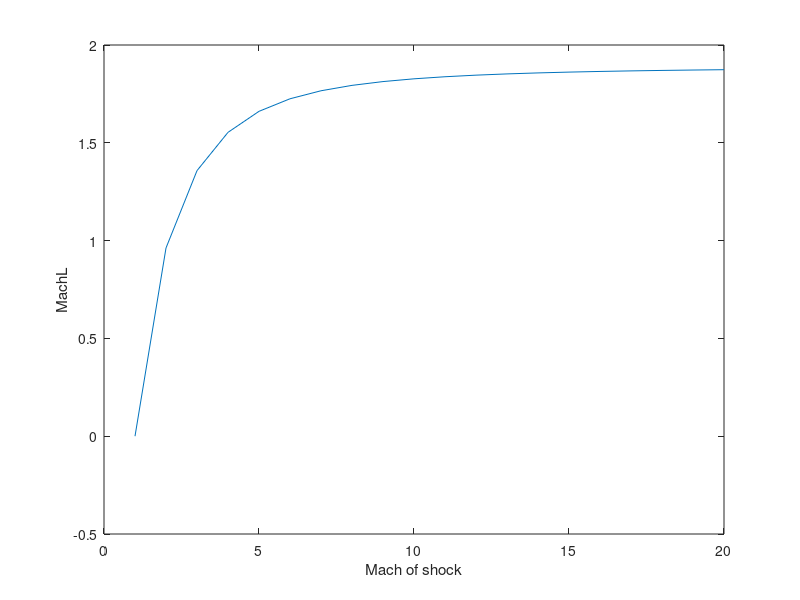

Write the MATLAB code that produced this figure.
rhoR=1.225;
pR=1.01325e+5;
uR=0;
MachShock= 1:1:20

gamma=1.4;
Rs=287;
soundSpeedR=sqrt(gamma*pR/rhoR);
MachR=uR/soundSpeedR;
TempR=soundSpeedR^2/(gamma*Rs)-273.15;
%TempR=pR/(rhoR*Rs)-273.15;

shockSpeed = MachShock * sqrt(gamma*pR/rhoR);
rhoL = (rhoR*(shockSpeed-uR)).^2 * (1+gamma) ./ ( rhoR*(shockSpeed-uR).^2 * (gamma-1) + 2*pR*gamma);
pL   = (pR*(1-gamma)+2*rhoR*(shockSpeed-uR) .^ 2) / (1+gamma)
uL   = ( rhoR*(shockSpeed-uR) .* (2*shockSpeed + uR*(gamma-1)) - 2*pR*gamma ) ./ (rhoR * (shockSpeed-uR) * (1+gamma))

soundSpeedL=sqrt(gamma*pL ./ rhoL);
MachL=uL ./ soundSpeedL
TempL=soundSpeedL .^2/(gamma*Rs)-273.15;
plot(MachShock, MachL);
xlabel('Mach of shock');
ylabel('MachL');
